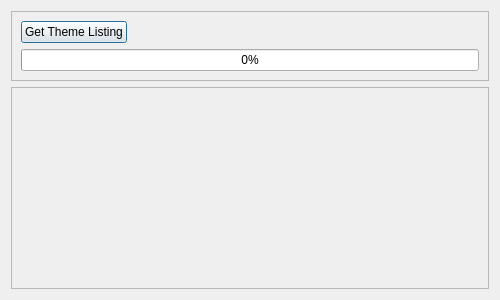
<?xml version="1.0" encoding="UTF-8"?>
<ui version="4.0">
 <class>ThemeManagerWidget</class>
 <widget class="QDialog" name="ThemeManagerWidget">
  <property name="geometry">
   <rect>
    <x>0</x>
    <y>0</y>
    <width>500</width>
    <height>300</height>
   </rect>
  </property>
  <property name="sizePolicy">
   <sizepolicy hsizetype="Minimum" vsizetype="Preferred">
    <horstretch>0</horstretch>
    <verstretch>0</verstretch>
   </sizepolicy>
  </property>
  <property name="windowTitle">
   <string>Dialog</string>
  </property>
  <layout class="QGridLayout" name="gridLayout">
   <property name="sizeConstraint">
    <enum>QLayout::SetMaximumSize</enum>
   </property>
   <item row="1" column="0">
    <widget class="QScrollArea" name="scrollArea">
     <property name="sizePolicy">
      <sizepolicy hsizetype="Minimum" vsizetype="Expanding">
       <horstretch>0</horstretch>
       <verstretch>0</verstretch>
      </sizepolicy>
     </property>
     <property name="widgetResizable">
      <bool>true</bool>
     </property>
     <widget class="QWidget" name="scrollAreaWidgetContents">
      <property name="geometry">
       <rect>
        <x>0</x>
        <y>0</y>
        <width>480</width>
        <height>204</height>
       </rect>
      </property>
      <property name="sizePolicy">
       <sizepolicy hsizetype="Minimum" vsizetype="Preferred">
        <horstretch>0</horstretch>
        <verstretch>0</verstretch>
       </sizepolicy>
      </property>
      <layout class="QVBoxLayout" name="verticalLayout_2">
       <item>
        <layout class="QVBoxLayout" name="themeWidgets">
         <property name="sizeConstraint">
          <enum>QLayout::SetMinimumSize</enum>
         </property>
        </layout>
       </item>
      </layout>
     </widget>
    </widget>
   </item>
   <item row="0" column="0">
    <widget class="QFrame" name="frame">
     <property name="frameShape">
      <enum>QFrame::StyledPanel</enum>
     </property>
     <property name="frameShadow">
      <enum>QFrame::Raised</enum>
     </property>
     <layout class="QVBoxLayout" name="verticalLayout">
      <item>
       <widget class="QPushButton" name="getListingButton">
        <property name="sizePolicy">
         <sizepolicy hsizetype="Fixed" vsizetype="Fixed">
          <horstretch>0</horstretch>
          <verstretch>0</verstretch>
         </sizepolicy>
        </property>
        <property name="text">
         <string>Get Theme Listing</string>
        </property>
       </widget>
      </item>
      <item>
       <widget class="QProgressBar" name="progressBar">
        <property name="enabled">
         <bool>true</bool>
        </property>
        <property name="value">
         <number>0</number>
        </property>
       </widget>
      </item>
     </layout>
    </widget>
   </item>
  </layout>
 </widget>
 <resources/>
 <connections/>
</ui>
